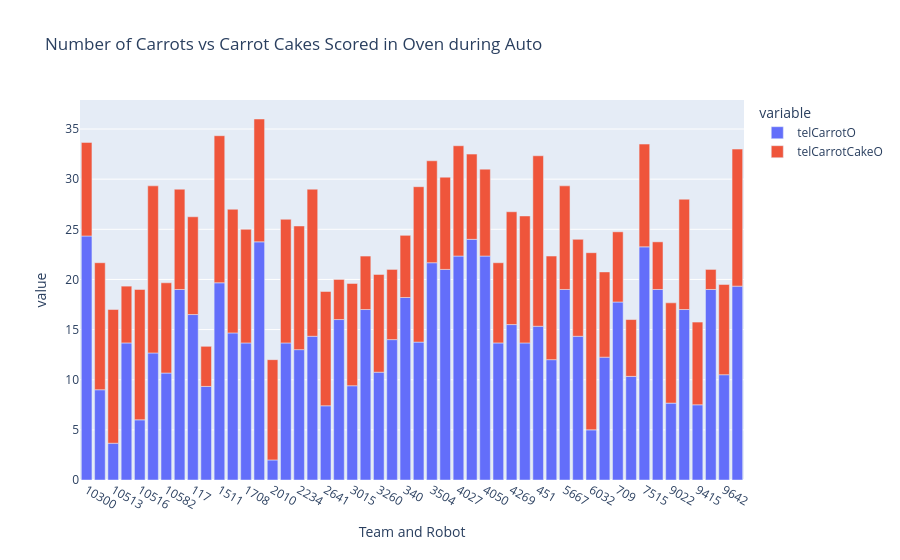

Source (notebook cell):
### Code cell
fig = px.bar(team_averages, y=["telCarrotO", "telCarrotCakeO"], title = "Number of Carrots vs Carrot Cakes Scored in Oven during Teleop")
fig

### Figure 1 — Plotly figure (JSON) as saved in the notebook; plotly's stock layout.template omitted (floating-point values rounded to 4 significant figures)
{"data": [{"hovertemplate": "variable=telCarrotO<br>Team and Robot=%{x}<br>value=%{y}<extra></extra>", "legendgroup": "telCarrotO", "marker": {"color": "#636efa", "pattern": {"shape": ""}}, "name": "telCarrotO", "orientation": "v", "showlegend": true, "textposition": "auto", "type": "bar", "x": ["10300", "10512", "10513", "10515", "10516", "10517", "10582", "11456", "117", "1317", "1511", "1601", "1708", "1816", "2010", "2095", "2234", "2614", "2641", "2656", "3015", "3173", "3260", "3324", "340", "3484", "3504", "3990", "4027", "4028", "4050", "4150", "4269", "4467", "451", "4991", "5667", "5740", "6032", "63", "709", "7274", "7515", "8705", "9022", "9406", "9415", "9475", "9642", "9653"], "xaxis": "x", "y": [24.33, 9.0, 3.667, 13.67, 6.0, 12.67, 10.67, 19.0, 16.5, 9.333, 19.67, 14.67, 13.67, 23.75, 2.0, 13.67, 13.0, 14.33, 7.4, 16.0, 9.4, 17.0, 10.75, 14.0, 18.2, 13.75, 21.67, 21.0, 22.33, 24.0, 22.33, 13.67, 15.5, 13.67, 15.33, 12.0, 19.0, 14.33, 5.0, 12.25, 17.75, 10.33, 23.25, 19.0, 7.667, 17.0, 7.5, 19.0, 10.5, 19.33], "yaxis": "y"}, {"hovertemplate": "variable=telCarrotCakeO<br>Team and Robot=%{x}<br>value=%{y}<extra></extra>", "legendgroup": "telCarrotCakeO", "marker": {"color": "#EF553B", "pattern": {"shape": ""}}, "name": "telCarrotCakeO", "orientation": "v", "showlegend": true, "textposition": "auto", "type": "bar", "x": ["10300", "10512", "10513", "10515", "10516", "10517", "10582", "11456", "117", "1317", "1511", "1601", "1708", "1816", "2010", "2095", "2234", "2614", "2641", "2656", "3015", "3173", "3260", "3324", "340", "3484", "3504", "3990", "4027", "4028", "4050", "4150", "4269", "4467", "451", "4991", "5667", "5740", "6032", "63", "709", "7274", "7515", "8705", "9022", "9406", "9415", "9475", "9642", "9653"], "xaxis": "x", "y": [9.333, 12.67, 13.33, 5.667, 13.0, 16.67, 9.0, 10.0, 9.75, 4.0, 14.67, 12.33, 11.33, 12.25, 10.0, 12.33, 12.33, 14.67, 11.4, 4.0, 10.2, 5.333, 9.75, 7.0, 6.2, 15.5, 10.17, 9.2, 11.0, 8.5, 8.667, 8.0, 11.25, 12.67, 17.0, 10.33, 10.33, 9.667, 17.67, 8.5, 7.0, 5.667, 10.25, 4.75, 10.0, 11.0, 8.25, 2.0, 9.0, 13.67], "yaxis": "y"}], "layout": {"barmode": "relative", "legend": {"title": {"text": "variable"}, "tracegroupgap": 0}, "title": {"text": "Number of Carrots vs Carrot Cakes Scored in Oven during Auto"}, "xaxis": {"anchor": "y", "domain": [0, 1], "title": {"text": "Team and Robot"}}, "yaxis": {"anchor": "x", "domain": [0, 1], "title": {"text": "value"}}}}
